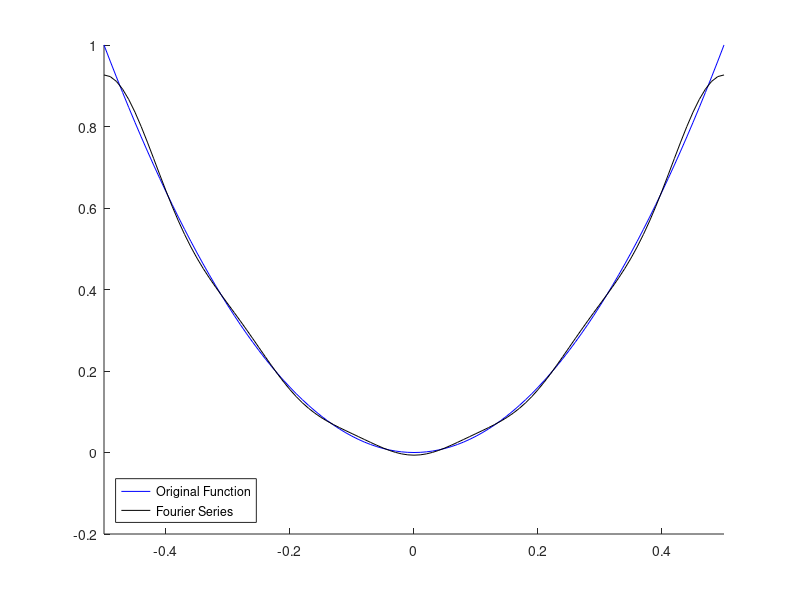

Write MATLAB code to recreate this figure. (Note: this script raises an error after producing the figure.)
% Prelab:

%% Problem 2:
t = -0.5:0.01:0.5;
f = 4*t.^2;
f_fs = 1/3;

% Fourier series representation of the function
for i=1:5
    % w_0 = 2pi
    % T = 1
    a_i = (4*(-1)^i)/(pi^2*i^2);
    f_fs = f_fs + (a_i .* cos(i.*2.*pi.*t));
end
hold on

plot(t, f, "blue");
plot(t, f_fs, "black");
xlim([-0.5, 0.5]);

legend({"Original Function", ...
    "Fourier Series" ...
    }, "Location", "southwest")

%% Problem 3:

%% Time plots

[t_fifty, signal_fifty, f_fifty, y_fifty] = get_square(50);
[t_thirty, signal_thirty, f_thirty, y_thirty] = get_square(30);
[t_twenty, signal_twenty, f_twenty, y_twenty] = get_square(20);

subplot(3, 1, 1);
plot(t_fifty, signal_fifty, "blue", "LineWidth", 2);
title("Duty Cycle: 50%");

subplot(3, 1, 2);
plot(t_thirty, signal_thirty, "blue", "LineWidth", 2);
title("Duty Cycle: 30%");

subplot(3, 1, 3);
plot(t_twenty, signal_twenty, "blue", "LineWidth", 2);
title("Duty Cycle: 20%");

%% Frequency plots
subplot(3, 1, 1);
plot(f_fifty, y_fifty, "blue", "LineWidth", 1);
title("FT: Duty Cycle: 50%");


subplot(3, 1, 2);
plot(f_thirty, y_thirty, "blue", "LineWidth", 1);
title("FT: Duty Cycle: 30%");


subplot(3, 1, 3);
plot(f_twenty, y_twenty, "blue", "LineWidth", 1);
title("FT: Duty Cycle: 20%");


%% Problem 4:

[y, Fs] = audioread("s_samp.wav");

N_samples = Fs * 10E-3;
y_first = y(1:N_samples);
t = 0:1/Fs:((10E-3)-1/Fs);
plot(t, y_first);
%% 

N_samples = length(y);
Y = fft(y);
rms = sqrt(mean(abs(Y.^2)));

Fs_nyquist = Fs / 2; 

Y_single = 2 * abs(Y) / N_samples;
Y_single = Y_single(1:floor(N_samples/2));
f = linspace(0,Fs_nyquist,length(Y_single));

Y_db = 20*log10(Y_single ./ rms);
Y_db(Y_db == -Inf) = 0;

% plot(f, Y_single);

plot(f, Y_db);
ylabel("Amplitude(in dBVrms)")
xlabel("Frequency (in Hz)");

%% Functions

function [t, signal, f, y_single_db] = get_square(duty_cycle)
    period = 1e-3;
    Fs = 200e3;
    frequency = 1/period;
    Vpp = 2;
    duration = period * 6;
    
    % The signal
    t = 0:1/Fs:duration;
    signal = Vpp*square((2*pi*frequency)*t, duty_cycle);
    plot(t, signal, "blue", "LineWidth", 2);
    
    % The fourier transform of the signal
    rms_value = sqrt(mean(signal.^2));
    N = length(signal); % The length of the signal
    
    y = fft(signal, N);
    y_mag = 2*(abs(y)/N); % Magnitudes of y
    
    y_single = y_mag(1:floor(N/2)) * 2;
    f_nyquist = Fs / 2;
    
    y_single_db = 20*log10(y_single / rms_value);
    f = linspace(0, f_nyquist, length(y_single));
end

%% Lab start
clear
clc

% Problem 1:

% Oscilloscope found to be incalibrated perhaps, 5Hz error, 1% error when
% it should be 0.1% error.
% Vpp used for 0dB: 2.7Vpp, delta dB = 46.8dB, Cursor dB: -148mdB

% Problem 2:

% First harmonic: -989mdB, 1050Hz
% Second harmonic: -10.1dB, 2950Hz
% Third harmonic: -14.9dB, 5000Hz
% Fourth harmonic: -17.7dB, 7000Hz

% 250kS/s was used

% First non-DC harmonic: -5.39dB, 1010Hz
% Second non-DC harmonic: -7.39dB, 2010Hz
% Third non-DC harmonic: -10.9dB, 2970Hz
% Fourth non-DC harmonic: -17.3dB, 3980Hz

%50kS/s

% Problem 3:

% First harmonic: -26.9dB, 1000kHz
% Second harmonic: -23.7dB, 9900kHz